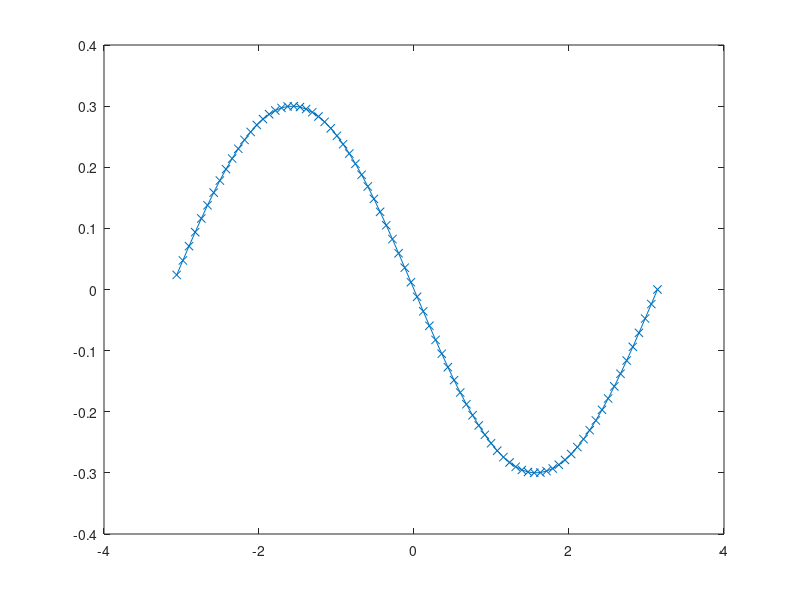

MATLAB code to generate this figure: (Note: this script raises an error after producing the figure.)
zk = pi/2;
d = 1;

nnode = 80;

ts = linspace(-pi/d,pi/d,nnode);
ts = ts(2:end);
ws = 1/(nnode-1);

xi = ts - 0.3i*sin(ts*d);
xip = 1 - 0.3i*d*cos(ts*d);

plot(real(xi),imag(xi),'x-')

src = []; src.r = [0.1;0.2];
targ = []; targ.r = [0.4;0.9];
% targ = []; targ.r = [0.4;1.2];

kern1 = kernel('hq','s',zk,xi,d);
val1 = (xip*kern1.eval(src,targ))*ws;

kern2 = kernel('h','s',zk);
val2 = kern2.eval(src,targ);

err1 = abs(val1-val2) / abs(val1);

h0qkern = kernel('hq','s',zk,xi,d);
k0qkern = kernel('hq','s',1i*zk,xi,d);

flex_kern_q = @(s,t) 1/(2*zk^2)*(h0qkern.eval(s,t) - k0qkern.eval(s,t));

val1 = xip*flex_kern_q(src,targ)*ws;

flex_kern = @(s,t) chnk.flex2d.kern(zk,s,t,'s');

val2 = flex_kern(src,targ);

abs(val1-val2)


%%
nplot = 80;
xx = linspace(-pi/d,pi/d,nplot);
[X,Y] = meshgrid(xx,xx);
xi_grid = X(:) + 1i*Y(:);
tic;
kern = flex_kernel(zk,xi_grid,d);
toc;

uval = kern.eval(src,targ);

figure(1);clf
h = pcolor(X,Y, reshape(imag(uval),size(X))); h.EdgeColor = 'None';
hold on, 
plot(xi,'r-')
hold off






function fkern = flex_kernel(zk,xi,d)

fkern = 1/(2*zk^2)*(kernel('hq','s',zk,xi,d) - ...
    kernel('hq','s',1i*zk,xi,d));

end
